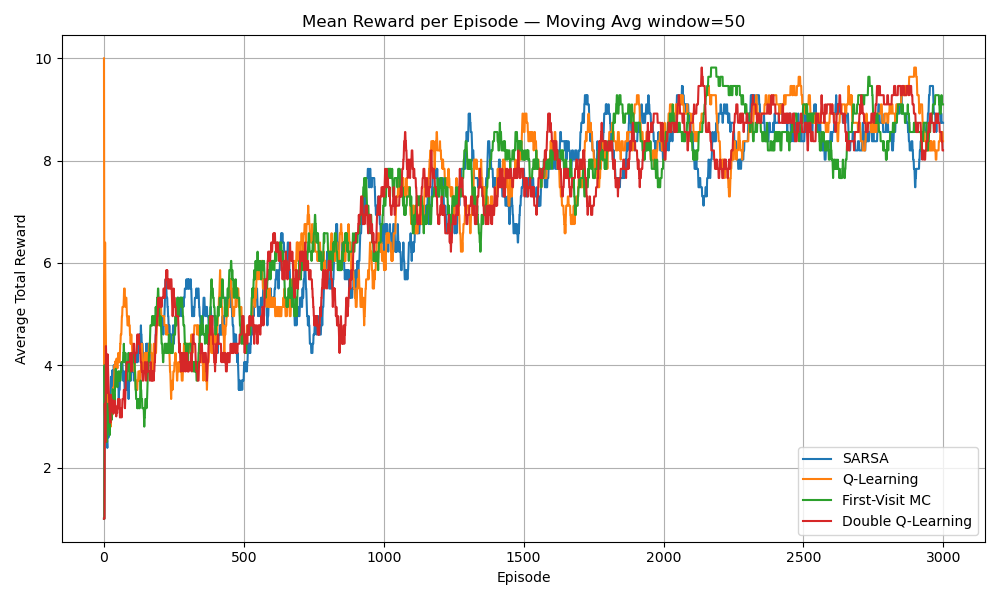

This figure's Python source:
import random

import numpy as np
import matplotlib.pyplot as plt
from Mars_Rover_env import MarsRoverEnv
random.seed(42)

def alpha_schedule(e, max_e=1000, min_alpha=0.01):
    return max(min_alpha, (1 - e/max_e)*(1-min_alpha) + min_alpha)

def epsilon_schedule(e, max_e=2000, min_eps=0.1):
    return max(min_eps, (1 - e/max_e)*(1-min_eps) + min_eps)

#SARSA: record total reward per episode
def run_sarsa_rewards(env, n_eps, gamma=1.0):
    Q = np.zeros((env.nS, env.nA))
    rewards = np.zeros(n_eps)
    for ep in range(n_eps):
        α, ε = alpha_schedule(ep), epsilon_schedule(ep)
        s = env.reset()
        a = env.action_space.sample() if np.random.rand()<ε else np.argmax(Q[s])
        done = False
        ep_r = 0.0
        while not done:
            s2, r, done, _ = env.step(a)
            ep_r += r
            a2 = env.action_space.sample() if np.random.rand()<ε else np.argmax(Q[s2])
            Q[s,a] += α*(r + gamma*Q[s2,a2] - Q[s,a])
            s, a = s2, a2
        rewards[ep] = ep_r
    return rewards

#Q-Learning
def run_q_rewards(env, n_eps, gamma=1.0):
    Q = np.zeros((env.nS, env.nA))
    rewards = np.zeros(n_eps)
    for ep in range(n_eps):
        α, ε = alpha_schedule(ep), epsilon_schedule(ep)
        s, done = env.reset(), False
        ep_r = 0.0
        while not done:
            a = env.action_space.sample() if np.random.rand()<ε else np.argmax(Q[s])
            s2, r, done, _ = env.step(a)
            ep_r += r
            Q[s,a] += α*(r + gamma*np.max(Q[s2]) - Q[s,a])
            s = s2
        rewards[ep] = ep_r
    return rewards

#First-Visit Monte Carlo
def run_mc_rewards(env, n_eps, gamma=1.0):
    Q = np.zeros((env.nS, env.nA))
    returns_count = np.zeros((env.nS, env.nA))
    rewards = np.zeros(n_eps)
    for ep in range(n_eps):
        ε = epsilon_schedule(ep)
        episode = []
        s, done = env.reset(), False
        while not done:
            a = env.action_space.sample() if np.random.rand()<ε else np.argmax(Q[s])
            s2, r, done, _ = env.step(a)
            episode.append((s,a,r))
            s = s2
        rewards[ep] = sum(r for (_,_,r) in episode)
        G = 0; visited = set()
        for (s_t,a_t,r_t) in reversed(episode):
            G = gamma*G + r_t
            if (s_t,a_t) not in visited:
                visited.add((s_t,a_t))
                returns_count[s_t,a_t] += 1
                Q[s_t,a_t] += (G - Q[s_t,a_t]) / returns_count[s_t,a_t]
    return rewards

#Double Q-Learning
def run_double_q_rewards(env, n_eps, gamma=1.0):
    Q1 = np.zeros((env.nS, env.nA))
    Q2 = np.zeros((env.nS, env.nA))
    rewards = np.zeros(n_eps)
    for ep in range(n_eps):
        α, ε = alpha_schedule(ep), epsilon_schedule(ep)
        s, done = env.reset(), False
        ep_r = 0.0
        while not done:
            if np.random.rand()<ε:
                a = env.action_space.sample()
            else:
                a = np.argmax(Q1[s] + Q2[s])
            s2, r, done, _ = env.step(a)
            ep_r += r
            if np.random.rand()<0.5:
                a_max = np.argmax(Q1[s2])
                Q1[s,a] += α*(r + gamma*(not done)*Q2[s2,a_max] - Q1[s,a])
            else:
                a_max = np.argmax(Q2[s2])
                Q2[s,a] += α*(r + gamma*(not done)*Q1[s2,a_max] - Q2[s,a])
            s = s2
        rewards[ep] = ep_r
    return rewards

def moving_average(x, window=50):
    return np.array([np.mean(x[max(0,i-window+1):i+1]) for i in range(len(x))])

if __name__ == "__main__":
    n_episodes = 3000

    env = MarsRoverEnv(
        n_states=5,
        p_stay=1/3,
        p_backward=1/6,
        left_side_reward=1,
        right_side_reward=10
    )

    rew_sarsa = run_sarsa_rewards(env,    n_episodes)
    rew_q     = run_q_rewards(env,        n_episodes)
    rew_mc    = run_mc_rewards(env,       n_episodes)
    rew_dq    = run_double_q_rewards(env, n_episodes)

    eps = np.arange(n_episodes)
    ma_sarsa = moving_average(rew_sarsa)
    ma_q     = moving_average(rew_q)
    ma_mc    = moving_average(rew_mc)
    ma_dq    = moving_average(rew_dq)

    # plot
    plt.figure(figsize=(10,6))
    plt.plot(eps, ma_sarsa, label="SARSA")
    plt.plot(eps, ma_q,     label="Q-Learning")
    plt.plot(eps, ma_mc,    label="First-Visit MC")
    plt.plot(eps, ma_dq,    label="Double Q-Learning")
    plt.title("Mean Reward per Episode — Moving Avg window=50")
    plt.xlabel("Episode")
    plt.ylabel("Average Total Reward")
    plt.legend()
    plt.grid(True)
    plt.tight_layout()
    plt.savefig("mean_reward.png")
    plt.show()
